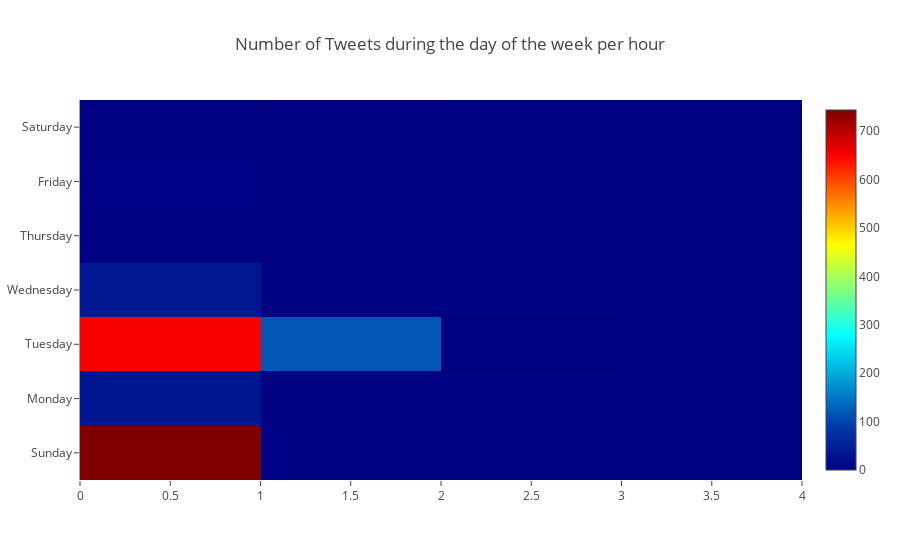

Notebook code cell kept with this figure:
### Code cell
trace = Heatmap(z=z2017,
                x=[i for i in np.arange(0,5)],
                y=['Sunday','Monday', 'Tuesday', 'Wednesday', 'Thursday', 'Friday','Saturday'],
                colorscale = 'Jet'
               )
layout = Layout(
    title='Number of Tweets during the day of the week per hour'
)
data=[trace]
fig = Figure(data=data,layout=layout)
# plot(fig, filename='numberoftweets.html')
iplot(fig, filename='numberoftweets.html')

### Figure 1 — Plotly figure (JSON) as saved in the notebook; plotly's stock layout.template omitted (floating-point values rounded to 4 significant figures)
{"data": [{"colorscale": "Jet", "type": "heatmap", "x": [0, 1, 2, 3, 4], "y": ["Sunday", "Monday", "Tuesday", "Wednesday", "Thursday", "Friday", "Saturday"], "z": [[744, 1, 1, 0], [36, 1, 3, 0], [652, 117, 0, 0], [39, 3, 1, 0], [3, 1, 3, 0], [2, 1, 1, 1], [0, 3, 1, 0]]}], "layout": {"title": "Number of Tweets during the day of the week per hour"}}
